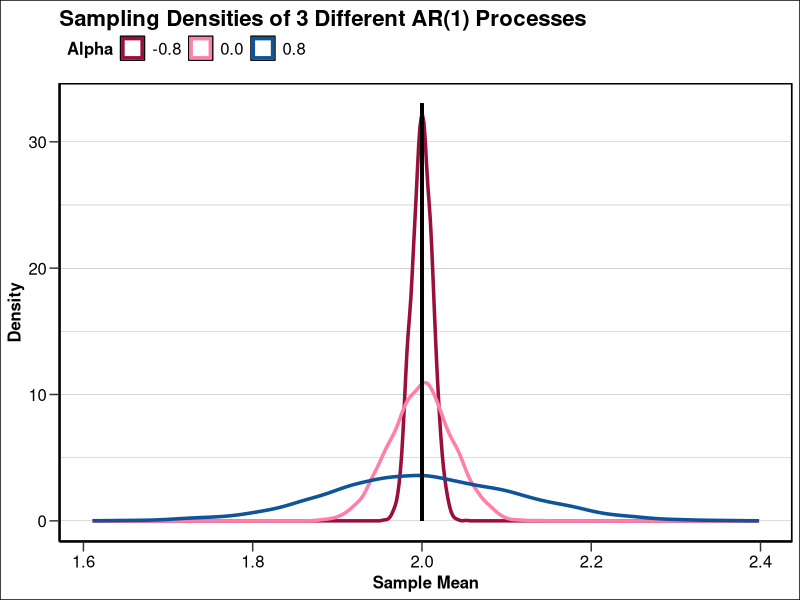

The R script that drew this image:
## ---- chunk 1
library(dplyr)
library(readr)
library(ggplot2)
library(lubridate)
library(tseries)
## ---- chunk 2
plot_theme <- theme(
    plot.title = element_text(
        size = 16, face = "bold", hjust = 0),
    plot.subtitle = element_text(
        size = 12, hjust = 0),
    axis.title = element_text(
        size = 12, face = "bold"),
    axis.text = element_text(
        size = 12),
    legend.title = element_text(
        size = 12, face = "bold"),
    legend.text = element_text(
        size = 12),
    axis.ticks.length = unit(0.25, "cm"),
    axis.line = element_line(
        linewidth = 0.7, color = "#000000"),
    panel.grid.minor.x = element_blank(),
    panel.grid.major.x = element_blank(),
    panel.grid.minor.y = element_line(
        linewidth = 0.1, color = "gray50"),
    panel.grid.major.y = element_line(
        linewidth = 0.1, color = "gray50"),
    panel.border = element_rect(
        color = "#000000", fill = NA, size = 1.0),
    panel.background = element_rect(
        fill = "#FFFFFF"),
    plot.background = element_rect(
        fill = "#FFFFFF"),
    legend.position = "top",
    legend.justification = "left"
)

theme_set(plot_theme)
## ---- chunk 3
#' @param alpha Coefficient of the AR(1) process
#' @param mu Mean of the AR(1) process
#' @param n The length of the time-series to simulate
#' @param iter Number of iterations to run the simulation for

ar_simulation <- function(alpha, mu = 2, n = 500, iter = 5000) {
    # Switch between variances
    if (alpha == 0) {
        var <- 0.25 / (1 - 0.8^2)
    } else {
        var <- 0.25
    }

    # Switch between model specifications
    if (alpha == 0) {
        mod <- list()
    } else {
        mod <- list(ar = c(alpha))
    }

    # Pre-allocate space
    mu_hat <- double(iter)

    # Run the simulation
    for (i in 1:iter) {
        simul <- arima.sim(
            model = mod, n = n, sd = sqrt(var)) + mu
        mu_hat[i] <- mean(simul)
    }
    out <- list(
        xbar = mean(mu_hat),
        sd = sd(mu_hat),
        means = mu_hat)
    return(out)
}
## ---- chunk 4
simul_1 <- ar_simulation(alpha = -0.8)
simul_2 <- ar_simulation(alpha = 0.0)
simul_3 <- ar_simulation(alpha = 0.8)
## ---- chunk 5
mean_data <- tibble(
    xbar_1 = simul_1$means,
    xbar_2 = simul_2$means,
    xbar_3 = simul_3$means,
)

colors <- c("-0.8" = "#990F3D", "0.0" = "#FF7FAA", "0.8" = "#0F5499")

density_chart <- ggplot(
    data = mean_data
) +
    geom_density(
        aes(
            x = xbar_1, color = "-0.8"),
        linewidth = 1.2
) +
    geom_density(
        aes(
            x = xbar_2, color = "0.0"),
        linewidth = 1.2
) +
    geom_density(
        aes(
            x = xbar_3, color = "0.8"),
        linewidth = 1.2
) +
    geom_segment(
        aes(
            x = 2, y = 0, xend = 2, yend = 33),
        linewidth = 0.8
) +
    labs(
        x = "Sample Mean",
        y = "Density",
        title = "Sampling Densities of 3 Different AR(1) Processes",
        color = "Alpha"
) +
    scale_color_manual(
        values = colors
)

print(density_chart)
